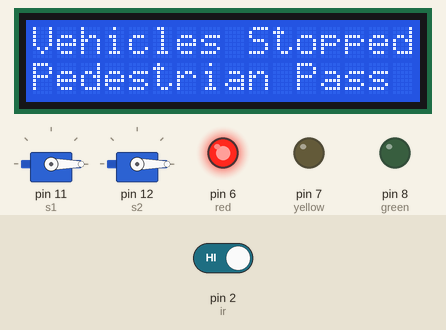
A sketch run on a simulated Arduino Uno, built with avr-gcc and run on an emulated ATmega328P. Shown: 2 × servo, 16×2 character LCD, output pins drawn as LEDs (lit = HIGH). Inputs (shaded band) come from the test bench; at power-on: pin 2 (ir) HIGH.

Above: at 3.7 s.
3.8 s: pin 2 (ir) driven LOW
At 12.84 s:
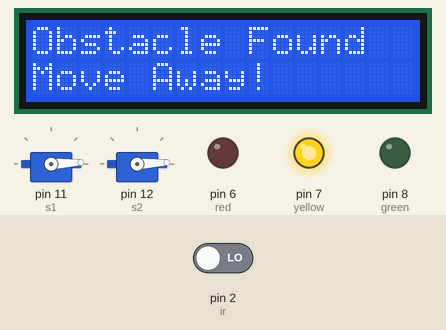
15.2 s: pin 2 (ir) driven HIGH
At 17.5 s:
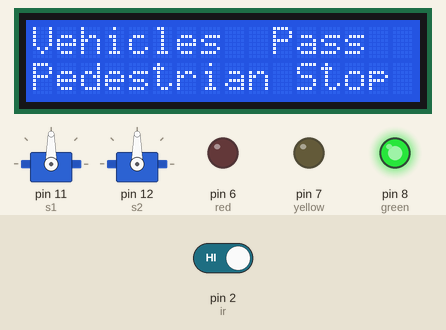
18.3 s: pin 2 (ir) driven LOW
At 29.03 s:
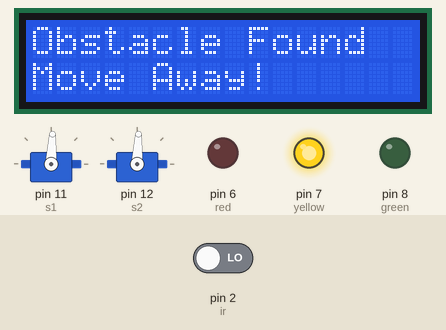
34.7 s: pin 2 (ir) driven HIGH
At 43.49 s:
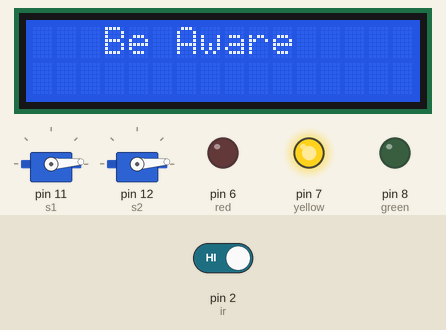
Timing chart, 0 to 61.9 s (numbered marks = the images above; inputs shaded):
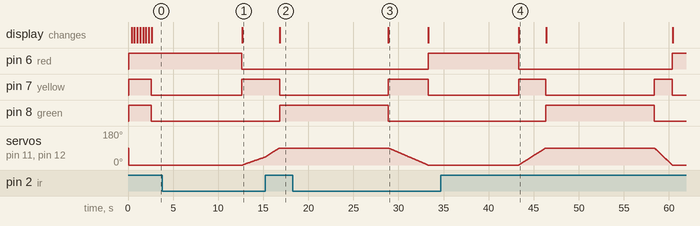

The sketch:

Smart_Traffic_Barricade_1.ino.ino
```cpp
#include <Wire.h>
#include <LiquidCrystal_I2C.h>
#include <Servo.h>

LiquidCrystal_I2C lcd(0x27,16,2);

Servo s1, s2;

int red = 6;
int yellow = 7;
int green = 8;
int ir = 2;

void setup() {

  pinMode(red, OUTPUT);
  pinMode(yellow, OUTPUT);
  pinMode(green, OUTPUT);
  pinMode(ir, INPUT);

  s1.attach(11);
  s2.attach(12);

  lcd.init();
  lcd.backlight();

  s1.write(0);
  s2.write(0);

  // START 8 sec
  digitalWrite(red,1);
  digitalWrite(yellow,1);
  digitalWrite(green,1);

  lcd.setCursor(0,0);
  lcd.print("Welcome-");

  String t = "Team Vector Visionaries ";

  for(int i=0;i<t.length()-16;i++){
    lcd.setCursor(0,1);
    lcd.print(t.substring(i,i+16));
    delay(300);
  }

  digitalWrite(red,0);
  digitalWrite(yellow,0);
  digitalWrite(green,0);
}

void loop() {

  // 🔴 RED (10 sec)
  digitalWrite(red,1);

  lcd.clear();
  lcd.setCursor(0,0);
  lcd.print("Vehicles Stopped");
  lcd.setCursor(0,1);
  lcd.print("Pedestrian Pass");

  delay(10000);

  digitalWrite(red,0);

  // 🟡 YELLOW (3 sec + servo 0→90)
  digitalWrite(yellow,1);

  lcd.clear();
  lcd.setCursor(3,0);
  lcd.print("Be Aware");

  for(int p=0;p<=90;p++){

    s1.write(p);
    s2.write(p);

    if(digitalRead(ir)==LOW){
      lcd.clear();
      lcd.setCursor(0,0);
      lcd.print("Obstacle Found");
      lcd.setCursor(0,1);
      lcd.print("Move Away!");
    }

    delay(33); // ~3 sec
  }

  digitalWrite(yellow,0);

  // 🟢 GREEN (12 sec)
  digitalWrite(green,1);

  lcd.clear();
  lcd.setCursor(0,0);
  lcd.print("Vehicles  Pass");
  lcd.setCursor(0,1);
  lcd.print("Pedestrian Stop");

  delay(12000);

  digitalWrite(green,0);

  // 🟡 FINAL YELLOW (2 sec + servo 90→0)
  digitalWrite(yellow,1);

  for(int p=90;p>=0;p--){

    s1.write(p);
    s2.write(p);

    if(digitalRead(ir)==LOW){
      lcd.clear();
      lcd.setCursor(0,0);
      lcd.print("Obstacle Found");
      lcd.setCursor(0,1);
      lcd.print("Move Away!");
    }

    delay(22); // ~2 sec
  }

  digitalWrite(yellow,0);
}
```

Measured:
- after the input at 3.8 s, the display: changes after 8.9 s (image 1)
- after the input at 15.2 s, pin 7 (yellow): HIGH → LOW after 1.6 s instead of 2.9 s; pin 8 (green): LOW → HIGH after 1.6 s instead of 2.9 s
- after the input at 18.3 s, pin 6 (red): LOW → HIGH after 15.0 s instead of 12.6 s; the display: changes after 10.6 s (image 3)
- after the input at 34.7 s, the display: changes after 8.6 s (image 4)
- by itself, servo on pin 11 (s1), servo on pin 12 (s2): rises from 0° to 90° in 3.0 s, then falls to 0° in 14.1 s
